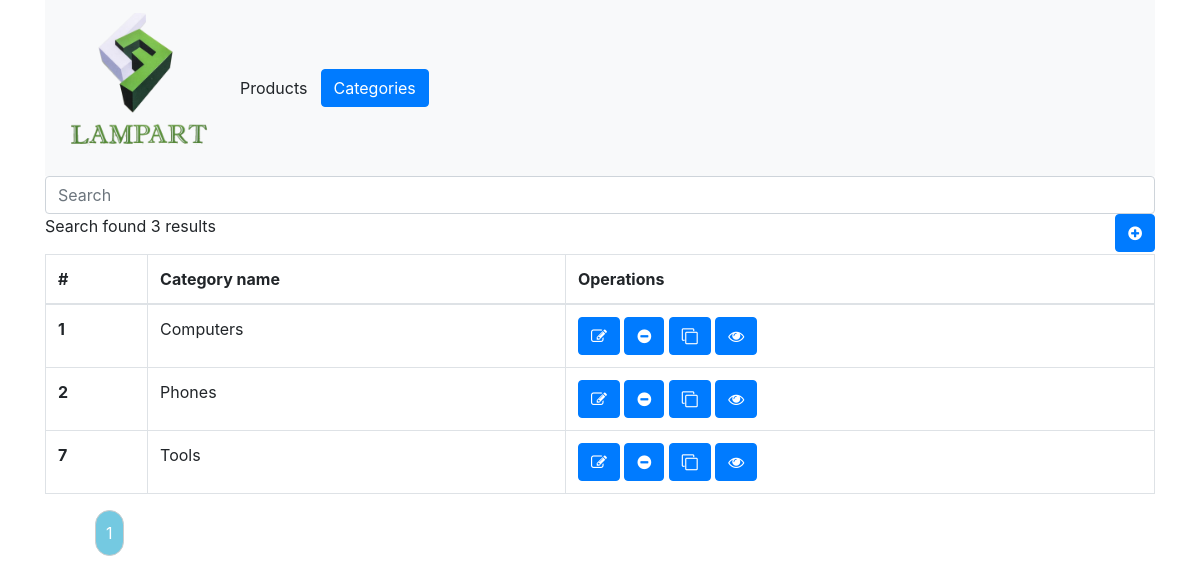
The page / on the database its author committed.
### tables this page shows
CREATE TABLE `categories` (
  `ID` int(11) NOT NULL,
  `CategoryName` varchar(255) NOT NULL
);

### Controllers/CategoryController.php (called while the page is built, shortened)
<?php
class CategoryController
{
    public function index()
    {
        require 'Models/Category.php';
        $arr= (new Category())->all();
        require 'Views/Category/index.php';
    }
}

### index.php (called while the page is built)
<?php
require 'route.php';

### Models/Connect.php (called while the page is built, shortened)
<?php
class Connect
{
    private $host = 'localhost:3307';
    private $username = 'root';
    private $password ='';
    private $database ='lession2';
    private function cnt()
    {
        $connect = mysqli_connect($this->host,$this->username,$this->password,$this->database);
        mysqli_set_charset($connect,'utf8');
        return $connect;
    }
    public function select($sql)
    {
        $connect = $this->cnt();
        $result = mysqli_query($connect,$sql);
        return $result;
    }
}

### Models/Category.php (called while the page is built, shortened)
<?php
require_once 'Models/Connect.php';
class Category
{
    private int $ID;
    private string $CategoryName;
    public function get_ID(){
        return $this->ID;
    }
    public function get_CategoryName(){
        return $this->CategoryName;
    }
    public function set_ID($var){
        return $this->ID = $var;
    }
    public function set_CategoryName($var){
        return $this->CategoryName = $var;
    }
    public function all()
    {
        $sql = "SELECT * FROM categories";
        $result = (new Connect())->select($sql);
        $arr = [];
        foreach($result as $row){
            $object = new self();
            $object->set_ID($row['ID']);
            $object->set_CategoryName($row['CategoryName']);
            $arr[] = $object;
        }
        return $arr;
    }
}

### Views/Category/index.php (the view, shortened to what this page needs)
<!DOCTYPE html>
<html lang="en">
<head>
    <link rel="stylesheet" href="https://cdnjs.cloudflare.com/ajax/libs/font-awesome/4.7.0/css/font-awesome.min.css">
    <link rel="stylesheet" href="https://cdn.jsdelivr.net/npm/bootstrap@4.0.0/dist/css/bootstrap.min.css">
</head>
<body>
    <div class="container">
        <nav class="navbar navbar-expand-lg navbar-light bg-light">
            <a class="navbar-brand" href="#"><img src="./Images/9776d29c60c14b518417554273d9b518_20210305141823.png" width="150" height="150"></a>
            <div class="collapse navbar-collapse" id="navbarNav">
              <ul class="navbar-nav">
                <li class="nav-item active">
                  <a href="?action=productIndex"><button type="button" class="btn btn-light">Products</button></a>
                </li>
                <li class="nav-item">
                  <a href="?action=index"><button type="button" class="btn btn-primary">Categories</button></a>
                </li>
              </ul>
            </div>
          </nav>
          <input type="text" class="form-control col-12" id="searchbox" placeholder="Search">
          <div>
            <div class="float-left">
              <p  class="d-flex justify-content-start">Search found <?php echo count($arr); ?> results</p>
            </div>
            <div  style="float: right;">
              <button type="button" class="btn btn-primary" data-toggle="modal" data-target="#modalForCreate"><i class="fa fa-plus-circle" ></i></button>
            </div>
          </div>
          <table class="table table-bordered">
            <thead>
              <tr>
                <th scope="col">#</th>
                <th scope="col">Category name</th>
                <th scope="col">Operations</th>
              </tr>
            </thead>
            <tbody class="list">
                <?php foreach ($arr as $each): ?>
              <tr class="item">
                <th scope="row" class="categid"><?php echo $each->get_ID() ?></th>
                <td><?php echo $each->get_CategoryName() ?></td>
                <td>
                <a href="?action=edit&id=<?php echo $each->get_ID() ?>"><button type="button" class="btn btn-primary"><i class="fa fa-pencil-square-o" aria-hidden="true"></i></button></a>
                <a href="?action=delete&id=<?php echo $each->get_ID() ?>"><button type="button" class="btn btn-primary"><i class="fa fa-minus-circle" aria-hidden="true"></i></button></a>
                  <button type="button" class="btn btn-primary"><i class="fa fa-clone" aria-hidden="true" onclick="myFunction<?php echo $each->get_ID() ?>()"></i></button>
                  <button type="button" class="btn btn-primary" data-toggle="modal" data-target="#modalForView<?php echo $each->get_ID() ?>"><i class="fa fa-eye" aria-hidden="true" ></i></button>
                </td>
              </tr>
                <?php endforeach; ?>
            </tbody>
          </table>
          <nav aria-label="Page navigation example">
            <ul class="listPage">
            </ul>
          </nav>
    </div>
</body>
</html>

### rows shown on the page
categories: ID "1", CategoryName "Computers"
categories: ID "2", CategoryName "Phones"
categories: ID "7", CategoryName "Tools"

### other values the page prints
count($arr) "3"
